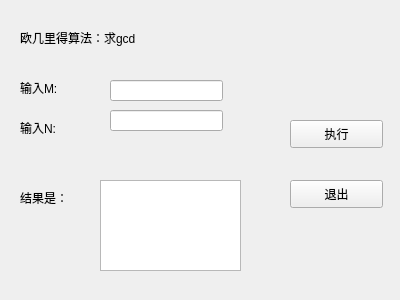
<?xml version="1.0" encoding="UTF-8"?>
<ui version="4.0">
 <class>euclideanw</class>
 <widget class="QWidget" name="euclideanw">
  <property name="geometry">
   <rect>
    <x>0</x>
    <y>0</y>
    <width>400</width>
    <height>300</height>
   </rect>
  </property>
  <property name="windowTitle">
   <string>Form</string>
  </property>
  <widget class="QLabel" name="label_3">
   <property name="geometry">
    <rect>
     <x>20</x>
     <y>120</y>
     <width>72</width>
     <height>15</height>
    </rect>
   </property>
   <property name="text">
    <string>输入N:</string>
   </property>
  </widget>
  <widget class="QLabel" name="label">
   <property name="geometry">
    <rect>
     <x>20</x>
     <y>30</y>
     <width>161</width>
     <height>16</height>
    </rect>
   </property>
   <property name="text">
    <string>欧几里得算法：求gcd</string>
   </property>
  </widget>
  <widget class="QLineEdit" name="numberN">
   <property name="geometry">
    <rect>
     <x>110</x>
     <y>110</y>
     <width>113</width>
     <height>21</height>
    </rect>
   </property>
  </widget>
  <widget class="QLineEdit" name="numberM">
   <property name="geometry">
    <rect>
     <x>110</x>
     <y>80</y>
     <width>113</width>
     <height>21</height>
    </rect>
   </property>
  </widget>
  <widget class="QLabel" name="label_4">
   <property name="geometry">
    <rect>
     <x>20</x>
     <y>190</y>
     <width>72</width>
     <height>15</height>
    </rect>
   </property>
   <property name="text">
    <string>结果是：</string>
   </property>
  </widget>
  <widget class="QTextBrowser" name="numberResult">
   <property name="geometry">
    <rect>
     <x>100</x>
     <y>180</y>
     <width>141</width>
     <height>91</height>
    </rect>
   </property>
  </widget>
  <widget class="QPushButton" name="endExcute">
   <property name="geometry">
    <rect>
     <x>290</x>
     <y>180</y>
     <width>93</width>
     <height>28</height>
    </rect>
   </property>
   <property name="text">
    <string>退出</string>
   </property>
  </widget>
  <widget class="QLabel" name="label_2">
   <property name="geometry">
    <rect>
     <x>20</x>
     <y>80</y>
     <width>72</width>
     <height>15</height>
    </rect>
   </property>
   <property name="text">
    <string>输入M:</string>
   </property>
  </widget>
  <widget class="QPushButton" name="excute">
   <property name="geometry">
    <rect>
     <x>290</x>
     <y>120</y>
     <width>93</width>
     <height>28</height>
    </rect>
   </property>
   <property name="text">
    <string>执行</string>
   </property>
  </widget>
 </widget>
 <resources/>
 <connections/>
</ui>
